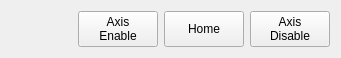
   <widget class="QWidget" name="layoutWidget_2">
    <property name="geometry">
     <rect>
      <x>990</x>
      <y>90</y>
      <width>341</width>
      <height>43</height>
     </rect>
    </property>
    <layout class="QHBoxLayout" name="horizontalLayout_2">
     <item>
      <spacer name="horizontalSpacer_2">
       <property name="orientation">
        <enum>Qt::Horizontal</enum>
       </property>
       <property name="sizeHint" stdset="0">
        <size>
         <width>88</width>
         <height>20</height>
        </size>
       </property>
      </spacer>
     </item>
     <item>
      <widget class="QPushButton" name="pushButton_n1_enable">
       <property name="text">
        <string>Axis
Enable</string>
       </property>
      </widget>
     </item>
     <item>
      <widget class="QPushButton" name="pushButton_n1_home">
       <property name="sizePolicy">
        <sizepolicy hsizetype="Minimum" vsizetype="Minimum">
         <horstretch>0</horstretch>
         <verstretch>0</verstretch>
        </sizepolicy>
       </property>
       <property name="text">
        <string>Home</string>
       </property>
      </widget>
     </item>
     <item>
      <widget class="QPushButton" name="pushButton_n1_disable">
       <property name="sizePolicy">
        <sizepolicy hsizetype="Minimum" vsizetype="Minimum">
         <horstretch>0</horstretch>
         <verstretch>0</verstretch>
        </sizepolicy>
       </property>
       <property name="text">
        <string>Axis
Disable</string>
       </property>
      </widget>
     </item>
    </layout>
   </widget>
